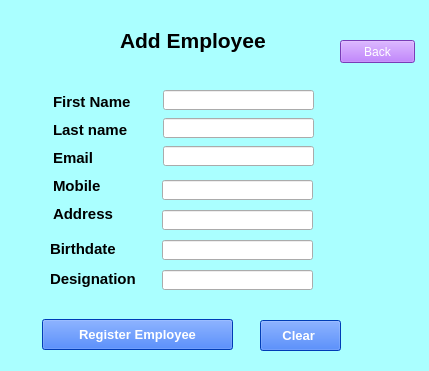
<?xml version="1.0" encoding="UTF-8"?>
<ui version="4.0">
 <class>Addemp</class>
 <widget class="QWidget" name="Addemp">
  <property name="geometry">
   <rect>
    <x>0</x>
    <y>0</y>
    <width>429</width>
    <height>371</height>
   </rect>
  </property>
  <property name="windowTitle">
   <string>Form</string>
  </property>
  <property name="styleSheet">
   <string notr="true">#Addemp{
background:rgb(170, 255, 255);
}</string>
  </property>
  <widget class="QLabel" name="label_6">
   <property name="geometry">
    <rect>
     <x>120</x>
     <y>20</y>
     <width>171</width>
     <height>41</height>
    </rect>
   </property>
   <property name="font">
    <font>
     <pointsize>16</pointsize>
     <weight>75</weight>
     <bold>true</bold>
    </font>
   </property>
   <property name="text">
    <string>Add Employee</string>
   </property>
  </widget>
  <widget class="QPushButton" name="pushButton">
   <property name="geometry">
    <rect>
     <x>340</x>
     <y>40</y>
     <width>75</width>
     <height>23</height>
    </rect>
   </property>
   <property name="styleSheet">
    <string notr="true">#pushButton
{
background:rgb(170, 85, 255);
color:rgb(255, 255, 255);
}</string>
   </property>
   <property name="text">
    <string>Back</string>
   </property>
  </widget>
  <widget class="QPushButton" name="pushButton_2">
   <property name="geometry">
    <rect>
     <x>42</x>
     <y>319</y>
     <width>191</width>
     <height>31</height>
    </rect>
   </property>
   <property name="font">
    <font>
     <pointsize>10</pointsize>
     <weight>75</weight>
     <bold>true</bold>
    </font>
   </property>
   <property name="styleSheet">
    <string notr="true">#pushButton_2{
background:rgb(0, 85, 255);
color:rgb(255, 255, 255);
}</string>
   </property>
   <property name="text">
    <string>Register Employee</string>
   </property>
  </widget>
  <widget class="QPushButton" name="clear">
   <property name="geometry">
    <rect>
     <x>260</x>
     <y>320</y>
     <width>81</width>
     <height>31</height>
    </rect>
   </property>
   <property name="font">
    <font>
     <pointsize>10</pointsize>
     <weight>75</weight>
     <bold>true</bold>
    </font>
   </property>
   <property name="styleSheet">
    <string notr="true">#clear{
background:rgb(0, 85, 255);
color:rgb(255, 255, 255);
}</string>
   </property>
   <property name="text">
    <string>Clear </string>
   </property>
  </widget>
  <widget class="QLabel" name="label_2">
   <property name="geometry">
    <rect>
     <x>53</x>
     <y>121</y>
     <width>76</width>
     <height>18</height>
    </rect>
   </property>
   <property name="font">
    <font>
     <pointsize>11</pointsize>
     <weight>75</weight>
     <bold>true</bold>
    </font>
   </property>
   <property name="text">
    <string>Last name</string>
   </property>
  </widget>
  <widget class="QLabel" name="label_3">
   <property name="geometry">
    <rect>
     <x>53</x>
     <y>149</y>
     <width>41</width>
     <height>18</height>
    </rect>
   </property>
   <property name="font">
    <font>
     <pointsize>11</pointsize>
     <weight>75</weight>
     <bold>true</bold>
    </font>
   </property>
   <property name="text">
    <string>Email</string>
   </property>
  </widget>
  <widget class="QLabel" name="label_5">
   <property name="geometry">
    <rect>
     <x>53</x>
     <y>205</y>
     <width>60</width>
     <height>18</height>
    </rect>
   </property>
   <property name="font">
    <font>
     <pointsize>11</pointsize>
     <weight>75</weight>
     <bold>true</bold>
    </font>
   </property>
   <property name="text">
    <string>Address</string>
   </property>
  </widget>
  <widget class="QLabel" name="label_7">
   <property name="geometry">
    <rect>
     <x>50</x>
     <y>240</y>
     <width>70</width>
     <height>18</height>
    </rect>
   </property>
   <property name="font">
    <font>
     <pointsize>11</pointsize>
     <weight>75</weight>
     <bold>true</bold>
    </font>
   </property>
   <property name="text">
    <string>Birthdate</string>
   </property>
  </widget>
  <widget class="QLabel" name="label_4">
   <property name="geometry">
    <rect>
     <x>53</x>
     <y>177</y>
     <width>50</width>
     <height>18</height>
    </rect>
   </property>
   <property name="font">
    <font>
     <pointsize>11</pointsize>
     <weight>75</weight>
     <bold>true</bold>
    </font>
   </property>
   <property name="text">
    <string>Mobile</string>
   </property>
  </widget>
  <widget class="QLabel" name="label">
   <property name="geometry">
    <rect>
     <x>53</x>
     <y>93</y>
     <width>82</width>
     <height>18</height>
    </rect>
   </property>
   <property name="font">
    <font>
     <pointsize>11</pointsize>
     <weight>75</weight>
     <bold>true</bold>
    </font>
   </property>
   <property name="text">
    <string>First Name</string>
   </property>
  </widget>
  <widget class="QLabel" name="label_8">
   <property name="geometry">
    <rect>
     <x>50</x>
     <y>270</y>
     <width>89</width>
     <height>18</height>
    </rect>
   </property>
   <property name="font">
    <font>
     <pointsize>11</pointsize>
     <weight>75</weight>
     <bold>true</bold>
    </font>
   </property>
   <property name="text">
    <string>Designation</string>
   </property>
  </widget>
  <widget class="QLineEdit" name="firstname">
   <property name="geometry">
    <rect>
     <x>163</x>
     <y>90</y>
     <width>151</width>
     <height>20</height>
    </rect>
   </property>
  </widget>
  <widget class="QLineEdit" name="lastname">
   <property name="geometry">
    <rect>
     <x>163</x>
     <y>118</y>
     <width>151</width>
     <height>20</height>
    </rect>
   </property>
  </widget>
  <widget class="QLineEdit" name="email">
   <property name="geometry">
    <rect>
     <x>163</x>
     <y>146</y>
     <width>151</width>
     <height>20</height>
    </rect>
   </property>
  </widget>
  <widget class="QLineEdit" name="mobile">
   <property name="geometry">
    <rect>
     <x>162</x>
     <y>180</y>
     <width>151</width>
     <height>20</height>
    </rect>
   </property>
  </widget>
  <widget class="QLineEdit" name="address">
   <property name="geometry">
    <rect>
     <x>162</x>
     <y>210</y>
     <width>151</width>
     <height>20</height>
    </rect>
   </property>
  </widget>
  <widget class="QLineEdit" name="birthdate">
   <property name="geometry">
    <rect>
     <x>162</x>
     <y>240</y>
     <width>151</width>
     <height>20</height>
    </rect>
   </property>
  </widget>
  <widget class="QLineEdit" name="designation">
   <property name="geometry">
    <rect>
     <x>162</x>
     <y>270</y>
     <width>151</width>
     <height>20</height>
    </rect>
   </property>
  </widget>
 </widget>
 <resources/>
 <connections/>
</ui>
